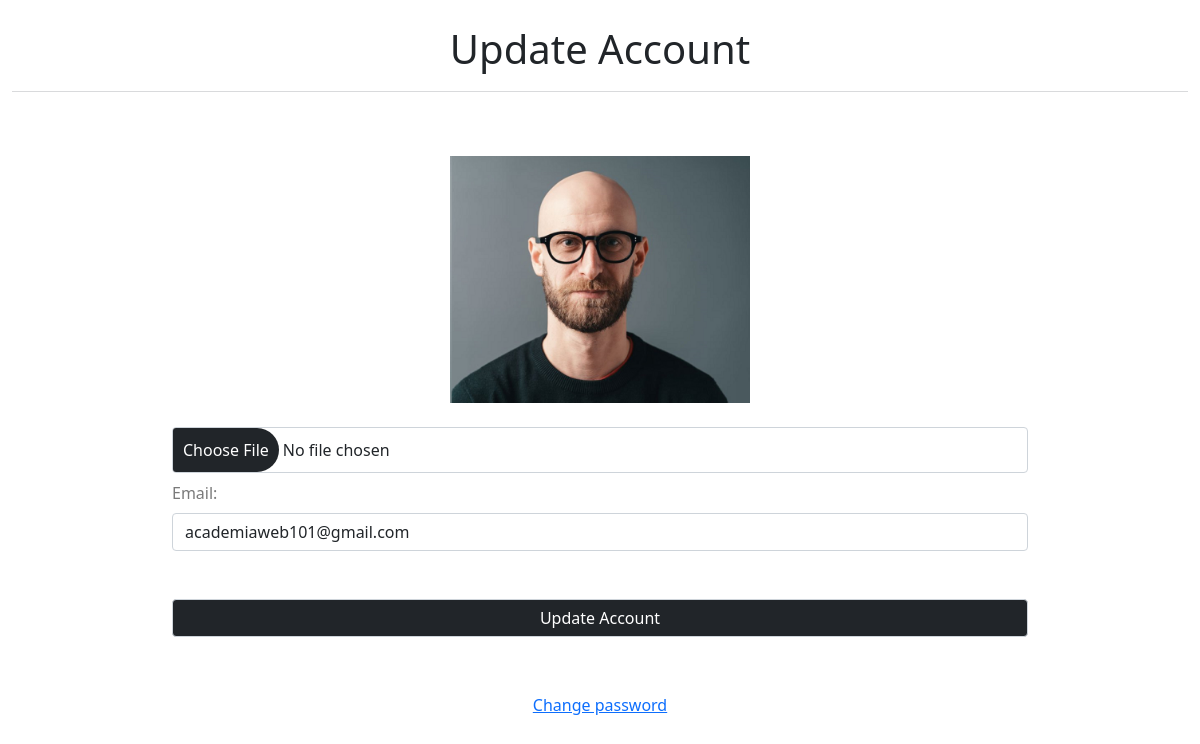
The page /academiaweb/user_profile_update/email=academiaweb101@gmail.com/ (signed in) on the database its author committed.
### main_app/models.py (models this page shows, shortened)
class Admins(models.Model):
    id              = models.AutoField(primary_key=True)
    user            = models.ForeignKey(UserAccount,on_delete=models.CASCADE)
    document        = models.CharField(max_length=8,unique=True)
    first_name      = models.CharField(max_length=200)
    last_name       = models.CharField(max_length=200)
    date_of_birth   = models.DateField(default=datetime.date.today)
    gender_choice   = (('male','male'),('feminine','feminine'),('undefined','undefined'))
    gender          = models.CharField(max_length=10, default='male', choices=gender_choice)
    nationality     = CountryField()
    description     = models.TextField(max_length=500,blank=True)
    profile_picture = models.ImageField(blank=True,null=True, upload_to=upload_location_admins)
    class Meta():
        verbose_name        = 'Admin'
        verbose_name_plural = 'Admins'

class UserAccount(AbstractBaseUser,PermissionsMixin):
    email           = models.EmailField(unique=True)
    groups          = models.ManyToManyField(Group,blank=True)
    date_joined     = models.DateTimeField(auto_now_add=timezone.now())
    last_login      = models.DateTimeField(auto_now=timezone.now())
    is_active       = models.BooleanField(default=True)
    is_staff        = models.BooleanField(default=False)
    is_superuser    = models.BooleanField(default=False)
    is_teacher      = models.BooleanField(default=False)
    is_student      = models.BooleanField(default=False)
    is_admin        = models.BooleanField(default=False)
    USERNAME_FIELD  = 'email'
    objects = UserManager()

### main_app/views.py (the view, shortened to what this page needs)
# urls.py: path('user_profile_update/email=<str:email>/',views.UserProfileUpdate,name='user_profile_update'),
@login_required(login_url='login')
def UserProfileUpdate(request,email):
    import os
    from django.core.files import File
    user = UserAccount.objects.get(email=email)
    data = user_profile(request)
    account = data['user']
    form    = UpdateUserForm(instance=user)
    context = {'user':user,'account':account,'form':form}
    return render (request,'user_update_form.html',context)

### main_app/forms.py
class UpdateUserForm(forms.ModelForm):
    class Meta:
        model  = UserAccount
        exclude = ('password','password1','password2','user_permissions','groups','is_active','is_staff','is_superuser','is_teacher','is_student','is_admin')

### main_app/utils.py (called while the page is built, shortened)
def user_profile(request):
    if request.user.is_admin or request.user.is_superuser:
        user          = Admins.objects.get(user=request.user)
        admins        = Admins.objects.all()
        teachers      = Teachers.objects.all()
        students      = Students.objects.all()
        courses       = Courses.objects.all()
        group         = Group.objects.get(name='Admins')
        notifications = Notifications.objects.filter(Q(receivers=group) | Q(unique_receiver=request.user)).order_by('-created').all()
        events        = Events.objects.all()
    return {'user':user,'courses':courses,'admins':admins,'teachers':teachers,'students':students,'events':events,'notifications':notifications,}

### main_app/templates/user_update_form.html (shortened to what this page needs)
{% extends 'base.html' %}
{% load static %}
{% block content %}
<link rel="stylesheet" href="{% static 'css/form.css' %}">
<div class="container-fluid">
    <div class="title">
        <h1>Update Account</h1>
    </div>
    <form method="POST" enctype="multipart/form-data">
        <img src="{{account.profile_picture.url}}" width="300px" style="padding: 1rem 0; margin: auto;">
        <input type="file" name="profile_picture">
        {{form}}
        <input type="submit" value="Update Account"  style="margin: 2.5rem 0;">
    </form>
    <div class="password" style="text-align:center">
        <a href="{% url 'password_change' user.email %}">
        Change password</a>
    </div>
</div>
{% endblock %}

### main_app/static/css/form.css (style rules this page uses)
.container-fluid .title { border-bottom: 1px solid #d9dadc; padding: 25px 0 10px; text-align: center; }
form { padding: 3rem; display: grid; }
form input,textarea { display: block; width: 100%; padding: .375rem .75rem; font-size: 1rem; font-weight: 400; line-height: 1.5; color: #212529; background-color: #fff; background-clip: padding-box; border: 1px solid #ced4da; -webkit-appearance: none; -moz-appearance: none; appearance: none; border-radius: .25rem; transition: border-color .15s ease-in-out,box-shadow .15s ease-in-out; }
form input,textarea,select { margin: 0.5rem 0; }
form label { color: rgb(122, 122, 122); }
form input[type=file] { font-size: 1rem; padding: 0; cursor: pointer; }
form input[type=submit] { background: #212529; color: white; }
@media (min-width:800px) { form { padding: 3rem 10rem 1rem; } }

### main_app/templates/base.html (style rules this page uses)
html { scroll-behavior: smooth; }

### rows shown on the page
Admins: profile_picture (picture)
UserAccount: email "academiaweb101@gmail.com"
